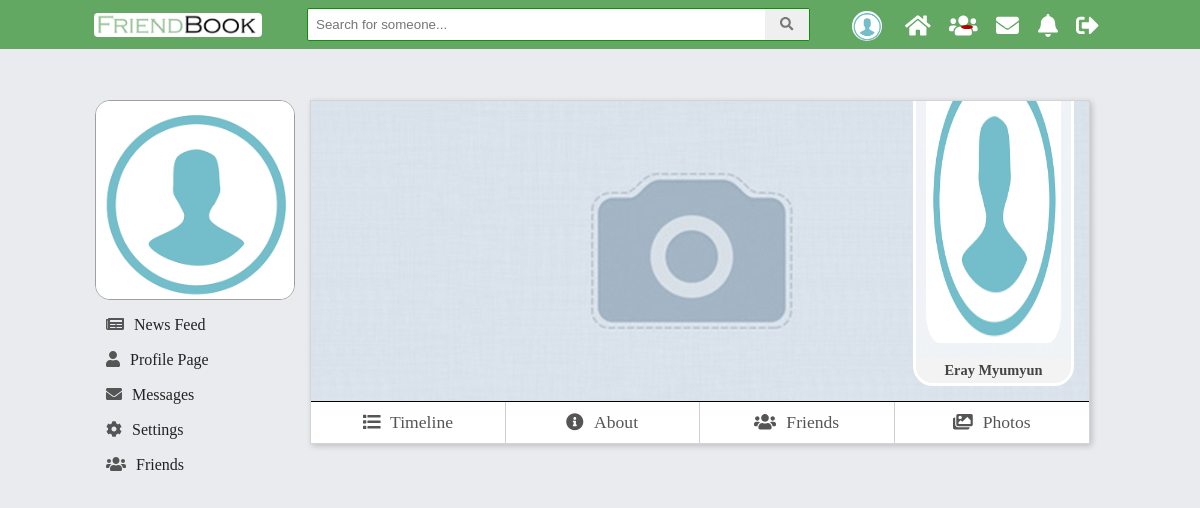
The page /V2.0/view/friends.php?id=4 (signed in) on the database its author committed.
### tables this page shows
CREATE TABLE `users` (
  `id` int(11) NOT NULL,
  `first_name` varchar(45) DEFAULT NULL,
  `last_name` varchar(45) DEFAULT NULL,
  `email` varchar(100) NOT NULL,
  `password` varchar(150) NOT NULL,
  `reg_date` timestamp NOT NULL DEFAULT CURRENT_TIMESTAMP ON UPDATE CURRENT_TIMESTAMP,
  `gender` varchar(45) NOT NULL,
  `birthday` date NOT NULL,
  `relation_status` varchar(30) DEFAULT NULL,
  `profile_pic` varchar(200) NOT NULL,
  `profile_cover` varchar(200) NOT NULL,
  `description` varchar(500) DEFAULT NULL,
  `display_name` varchar(45) DEFAULT NULL,
  `country_id` int(11) DEFAULT NULL,
  `mobile_number` int(11) DEFAULT NULL,
  `www` varchar(100) DEFAULT NULL,
  `skype` varchar(50) DEFAULT NULL
);

### V2.0/model/users_dao.php (called while the page is built, shortened)
<?php
function getUserInfo($user_id) {
    $pdo = $GLOBALS['pdo'];
    $statement = $pdo->prepare("SELECT profile_pic, profile_cover, id, first_name, last_name
                                FROM users
                                WHERE users.id = ?
                                ");
    $statement->execute(array($user_id));
    $result = $statement->fetch(PDO::FETCH_ASSOC);
    return $result;
}

### V2.0/view/friends.php (the view, shortened to what this page needs)
<?php
require_once "../include/header.php";
require_once  "../include/mainHeader.php";
require_once "../model/users_dao.php";
if(isset($_GET['id'])){
    $userIdInfo = getUserInfo(htmlentities($_GET['id']));
    $profilePic = $userIdInfo["profile_pic"];
    $profileCover = $userIdInfo["profile_cover"];
    $userName = $userIdInfo["first_name"] . " " . $userIdInfo["last_name"];
}
else{
    $profilePic = $_SESSION["logged"]["profile_pic"];
    $profileCover = $_SESSION["logged"]["profile_cover"];
    $allPosts = getOwnPosts($_SESSION["logged"]["id"]);
}
?>
    <div id="left-col-grid">
        <div class="lwrap">
            <?php
            require_once  "../include/modules/leftProfileInfo.php";
            require_once  "../include/modules/leftNav.php";
            ?>
        </div>
    </div>
    <div id="content-grid">
        <div id="profileHolder">
            <div id="cover">
                <img  id="cover_img" src="<?php echo $profileCover; ?>" alt="user cover picture">
                <?php
                if(isset($_GET["id"]) && $_GET["id"] != $_SESSION["logged"]["id"]){
                    ?>
                    <div id="userPictrue">
                        <img  id="cover_img" src="<?php echo $profilePic; ?>" alt="user profile picture">
                        <div class="profile-mini-name"><?php echo $userName; ?></div>
                    </div>
                    <?php
                }
                ?>
            </div>
            <?php require_once '../include/profile_nav.php'; ?>
        </div>
    </div>
<?php
require_once "../include/mainFooter.php";
require_once "../include/footer.php";
?>

### V2.0/assets/css/main.css (style rules this page uses)
body { font-size: 1.1em; padding: 0; background-color: #e9ebee; margin: 0; padding-top: 50px; }
#left-col-grid { grid-area: left; }
#content-grid { grid-area: main; }
#left-col-grid { box-sizing: border-box; position: relative; width: 200px; }
#left-col-grid > *,#right-col-grid > * { position: fixed; width: inherit; }
div#userPictrue { position: absolute; background: #ffffff96; bottom: 15px; right: 15px; text-align: center; border-radius: 20px; overflow: hidden; border: 3px solid white; }
div#userPictrue img { max-width: 135px; border-radius: 10%; margin: 10px; }
div#cover { position: relative; height: 300px; width: 100%; overflow: hidden; }
div#profileHolder { background: white; box-shadow: 2px 2px 6px #00000030; border: 1px solid #0000002b; box-sizing: border-box; margin-bottom: 25px; }
.profile-mini-name { background: #f3f3f3; text-transform: capitalize; font-size: 0.9rem; font-weight: bold; color: #444; padding: 4px 0; box-sizing: border-box; }
img#cover_img { width: 100%; height: 300px; }

### rows shown on the page
users: profile_cover (placeholder picture), profile_pic (placeholder picture), userName "Eray Myumyun"
